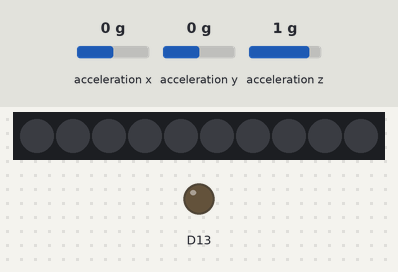
Bench run of a sketch on a simulated Adafruit Circuit Playground Express. On the bench: 10 RGB LEDs in strip order, left to right, output pins drawn as LEDs (lit = HIGH). The test bench sets the inputs (shaded band); at power-on: acceleration x 0 g, acceleration y 0 g, acceleration z 1 g. Dim RGB values are drawn brighter than linear.

Above: at 0.2 s.
At 7.7 s:
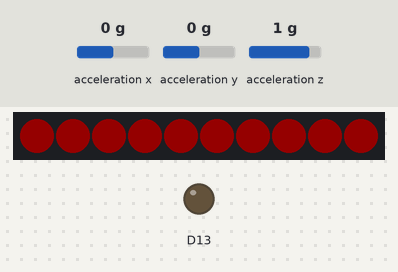
At 8.7 s:
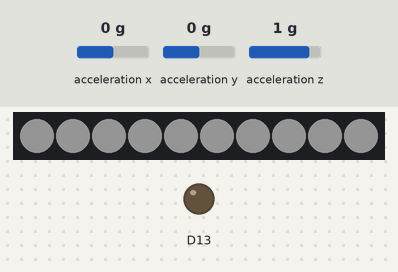

Measured:
- by itself, everything shown: repeats every 11.2 s, in 31 steps
- what the display in image 0 shows lasts 0.8 s, from 0.1 s to 0.9 s
- what the display in image 1 shows lasts 1.0 s, from 7.6 s to 8.6 s
- what the display in image 2 shows lasts 0.5 s, from 8.7 s to 9.2 s

The sketch:

EyePatch.ino
```cpp
#include <Adafruit_CircuitPlayground.h>

#define XTILT_THRESHOLD -5

boolean interruptActive = false;

void setup() {
  Serial.begin(9600);
  CircuitPlayground.begin();
}

boolean checkInterrupt() {
  float x, y, z;

  if(interruptActive) {
    return true;
  }

  x = CircuitPlayground.motionX();
  y = CircuitPlayground.motionY();
  z = CircuitPlayground.motionZ();

/*
  Serial.print(x);
  Serial.print(" ");
  Serial.print(y);
  Serial.print(" ");
  Serial.println(z);
*/

  return ((x > XTILT_THRESHOLD) && (z > 0));
}

void blinkLEDs(uint8_t r, uint8_t g, uint8_t b, int onTime, int offTime) {
  int i;

  for(i = 0; i < 10; i++) {
    CircuitPlayground.setPixelColor(i, r, g, b);
  }
  delay(onTime);
  CircuitPlayground.clearPixels();
  delay(offTime);
}

void spinLEDs() {
  int i;

  for(i = 4; i >= 0; i--) {
    if(checkInterrupt()) {
      return;
    }
    CircuitPlayground.clearPixels();
    CircuitPlayground.setPixelColor(i, 0, 128, 0);
    CircuitPlayground.setPixelColor((i+5)%10, 0, 128, 0);
    delay(100);
  }
}

void loop() {
  int i;

  if(checkInterrupt()) {
    for(i = 750; i > 30; i -= 60) {
      blinkLEDs(64, 0, 0, 100, i);
    }
    for(i = 0; i < 10; i++) {
      blinkLEDs(64, 0, 0, 100, 30);
    }
    blinkLEDs(255, 0, 0, 1000, 50);
    blinkLEDs(255, 255, 255, 500, 0);
    delay(2000);
    interruptActive = false;
  }

  spinLEDs();
}
```
